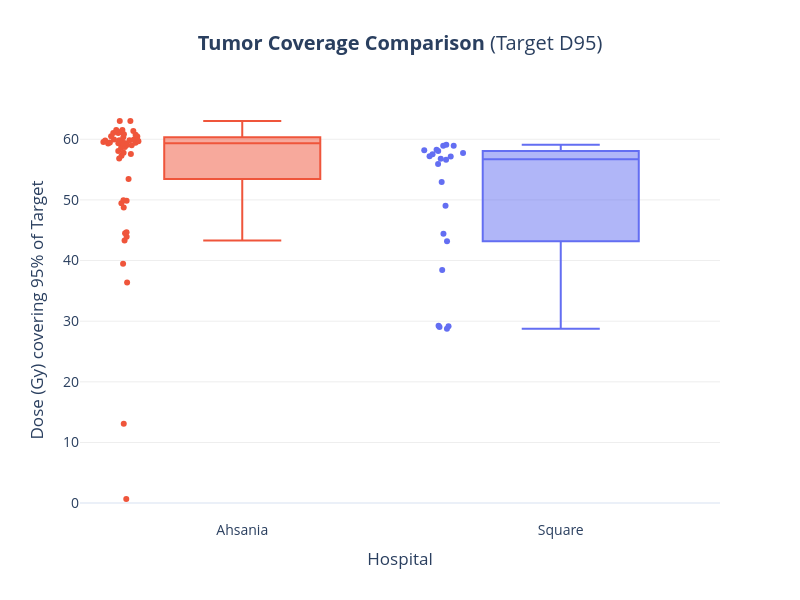

Notebook code for this chart:
### Code cell
import plotly.express as px
import plotly.io as pio

# Set default template
pio.templates.default = "plotly_white"

if not df_final.empty:
    print("Generating Interactive Plotly Graph...")

    # Create Box Plot with underlying points (Jitter)
    fig = px.box(
        df_final, 
        x='Source', 
        y='D95_Gy', 
        color='Source',
        points='all',  # Shows all individual patient dots
        hover_data=['PatientID'], # Hover over a dot to see the Patient ID!
        color_discrete_map={'Ahsania': '#EF553B', 'Square': '#636EF2'}, # Modern Red/Blue
        title='<b>Tumor Coverage Comparison</b> (Target D95)',
        labels={'D95_Gy': 'Dose (Gy) covering 95% of Target', 'Source': 'Hospital'}
    )

    # Polish the layout
    fig.update_layout(
        width=800,
        height=600,
        showlegend=False,
        font=dict(size=14),
        yaxis=dict(showgrid=True, gridcolor='#eee'),
        title_x=0.5 # Center title
    )

    # Show the plot
    fig.show()

    # Save as HTML (interactive)
    fig.write_html("../Results/Figure_Dosiomics_Interactive.html")
    print("Saved to ../Results/Figure_Dosiomics_Interactive.html")
    
    # Try saving PNG
    try:
        fig.write_image("../Results/Figure_Dosiomics_Comparison.png", scale=3)
        print("Static image saved.")
    except:
        print("Note: To save PNG, install kaleido: pip install kaleido")
else:
    print("Dataframe is empty.")

### Figure 1 — Plotly figure (JSON) as saved in the notebook; plotly's stock layout.template omitted (floating-point values rounded to 4 significant figures)
{"data": [{"alignmentgroup": "True", "boxpoints": "all", "customdata": [["1042new"], ["1083New"], ["1102 new"], ["1115new"], ["1127new"], ["1161new"], ["1209new"], ["1233new"], ["1299new"], ["1342new"], ["1356new"], ["1392new"], ["1430new"], ["1495new"], ["20230367new"], ["20230396(39)"], ["20230490new"], ["20250013"], ["20250106"], ["20250117"], ["20250146"], ["20250154"], ["20250982new"], ["20251575new"], ["20251577new"], ["20251626new"], ["20251673new"], ["20251705new"], ["20251727new"], ["20251773"], ["832"], ["956new"], ["995new"], ["New 20250871"], ["New 20251222"], ["New 20251320"], ["New 20251360"], ["New 20251384"], ["New 20251490"], ["New 20251707"], ["New 20251717"], ["New 20251752"], ["New 20251822"], ["New 20251893"], ["New 20251990"], ["New 20252039"], ["New 20252107"], ["New 20252169"], ["New20251581"], ["New20251773"]], "hovertemplate": "Hospital=%{x}<br>Dose (Gy) covering 95% of Target=%{y}<br>PatientID=%{customdata[0]}<extra></extra>", "legendgroup": "Ahsania", "marker": {"color": "#EF553B"}, "name": "Ahsania", "notched": false, "offsetgroup": "Ahsania", "orientation": "v", "showlegend": true, "type": "box", "x": ["Ahsania", "Ahsania", "Ahsania", "Ahsania", "Ahsania", "Ahsania", "Ahsania", "Ahsania", "Ahsania", "Ahsania", "Ahsania", "Ahsania", "Ahsania", "Ahsania", "Ahsania", "Ahsania", "Ahsania", "Ahsania", "Ahsania", "Ahsania", "Ahsania", "Ahsania", "Ahsania", "Ahsania", "Ahsania", "Ahsania", "Ahsania", "Ahsania", "Ahsania", "Ahsania", "Ahsania", "Ahsania", "Ahsania", "Ahsania", "Ahsania", "Ahsania", "Ahsania", "Ahsania", "Ahsania", "Ahsania", "Ahsania", "Ahsania", "Ahsania", "Ahsania", "Ahsania", "Ahsania", "Ahsania", "Ahsania", "Ahsania", "Ahsania"], "x0": " ", "xaxis": "x", "y": [36.38, 58.71, 56.83, 58.08, 59.96, 59.01, 59.95, 59.83, 60.81, 62.99, 0.68, 60.49, 59.43, 57.55, 59.35, 39.47, 59.04, 61.18, 59.68, 57.79, 63.01, 59.82, 59.33, 58.57, 59.31, 59.47, 60.44, 60.31, 61.03, 61.51, 44.49, 59.84, 60.73, 13.1, 48.75, 59.81, 43.91, 57.27, 59.53, 59.24, 53.45, 43.3, 44.68, 49.45, 61.04, 49.94, 49.88, 61.37, 59.44, 61.51], "y0": " ", "yaxis": "y"}, {"alignmentgroup": "True", "boxpoints": "all", "customdata": [["R1508007367"], ["R1710009613"], ["R1803003706"], ["R2104010433"], ["R2109007606"], ["R2207007065"], ["R2208002785"], ["R2208006289"], ["R2209009915"], ["R2210004015"], ["R2212004694"], ["R2212008104"], ["R2307002820"], ["R2307010772"], ["R2312007858"], ["R2405000429"], ["R2405006441"], ["R2407004094"], ["R2412007965"], ["R2503001547"], ["R2506009982"], ["R2506010421"]], "hovertemplate": "Hospital=%{x}<br>Dose (Gy) covering 95% of Target=%{y}<br>PatientID=%{customdata[0]}<extra></extra>", "legendgroup": "Square", "marker": {"color": "#636EF2"}, "name": "Square", "notched": false, "offsetgroup": "Square", "orientation": "v", "showlegend": true, "type": "box", "x": ["Square", "Square", "Square", "Square", "Square", "Square", "Square", "Square", "Square", "Square", "Square", "Square", "Square", "Square", "Square", "Square", "Square", "Square", "Square", "Square", "Square", "Square"], "x0": " ", "xaxis": "x", "y": [58.18, 56.6, 28.76, 57.14, 59.1, 38.46, 55.93, 49.05, 43.19, 58.94, 57.74, 29.05, 57.54, 57.18, 29.25, 58.27, 44.42, 52.97, 29.15, 56.77, 58.08, 58.94], "y0": " ", "yaxis": "y"}], "layout": {"boxmode": "overlay", "font": {"size": 14}, "height": 600, "legend": {"title": {"text": "Hospital"}, "tracegroupgap": 0}, "showlegend": false, "title": {"text": "<b>Tumor Coverage Comparison</b> (Target D95)", "x": 0.5}, "width": 800, "xaxis": {"anchor": "y", "categoryarray": ["Ahsania", "Square"], "categoryorder": "array", "domain": [0, 1], "title": {"text": "Hospital"}}, "yaxis": {"anchor": "x", "domain": [0, 1], "gridcolor": "#eee", "showgrid": true, "title": {"text": "Dose (Gy) covering 95% of Target"}}}}
